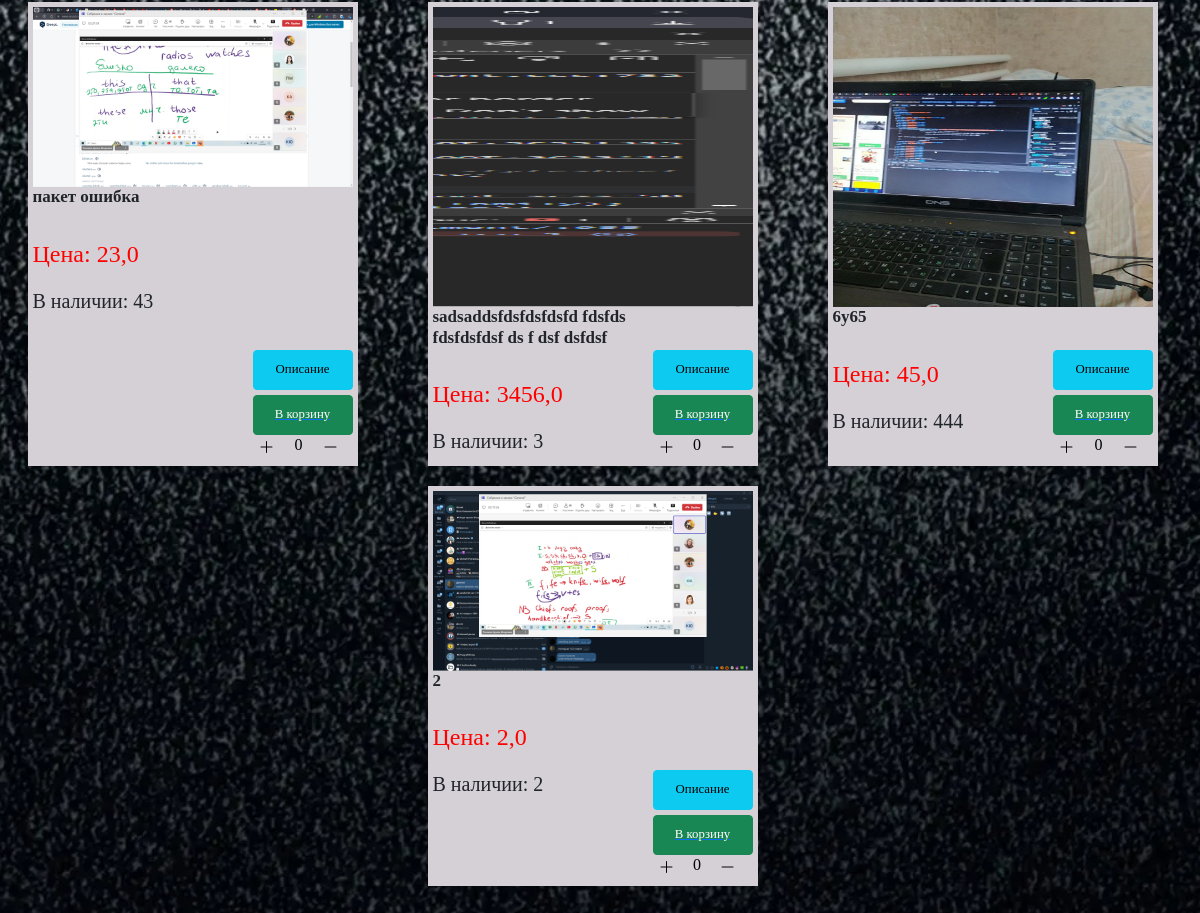
The app's page /assortment/ (lower part), older data.
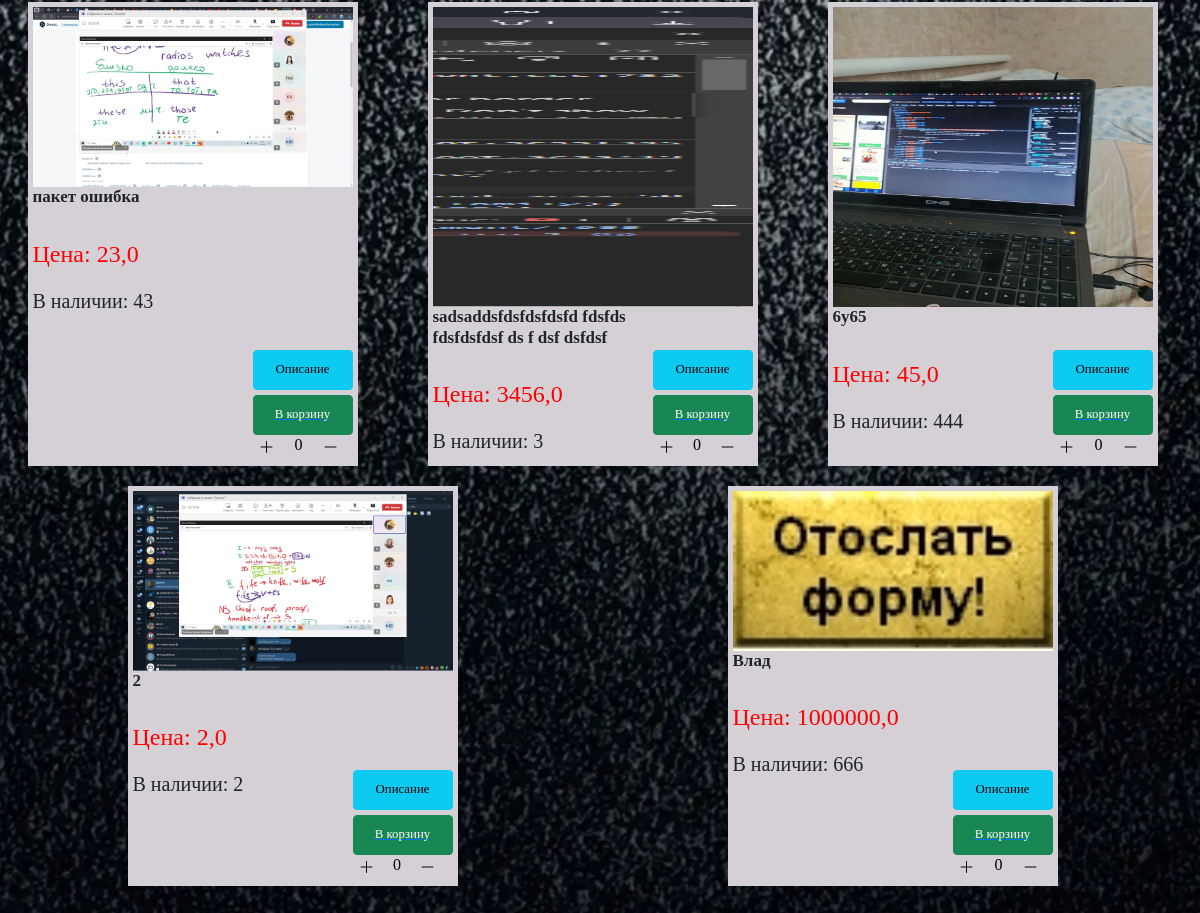
The same page, newer data.
### news/models.py (models this page shows, shortened)
class Products(models.Model):
    title = models.CharField('Название товара', max_length=200)
    price = models.FloatField('Цена товара')
    additional_info = models.TextField('Описание товара')
    image = models.ImageField('Картинка', upload_to='images')
    THEME_CHOICES = (
        ('Пакеты', 'Пакеты'),
        ('Пластиковая одноразовая посуда', 'Пластиковая одноразовая посуда'),
        ('Бумажная одноразовая посуда', 'Бумажная одноразовая посуда'),
        ('Пластиковая упаковка', 'Пластиковая упаковка'),
        ('Бумажная упаковка', 'Бумажная упаковка'),
        ('Ланч боксы и лотки', 'Ланч боксы и лотки'),
        ('Пленка и скотч', 'Пленка и скотч'),
        ('Товары хоз назначения', 'Товары хоз назначения'),
        ('Монтажные летны', 'Монтажные летны'),
        ('Сезонные товары', 'Сезонные товары'),
        ('Продукты питания', 'Продукты питания'),
        ('Бытовая химия', 'Бытовая химия'),
        ('Подарочная упаковка', 'Подарочная упаковка'),
        ('Новогодняя продукция', 'Новогодняя продукция'),
        ('Канцелярские товары', 'Канцелярские товары'),
    )
    category = models.CharField('Категория', max_length=100, choices=THEME_CHOICES)
    quantity = models.IntegerField('Штук в наличии')
    class Meta:
        verbose_name = 'Товар'
        verbose_name_plural = 'Товары'

### base/views.py (the view)
# urls.py: path('assortment/', views.assortment, name='assortment'),
def assortment(request):
    request.session['button_active'] = 'assortment'
    if 'search' in request.GET:
        query = request.GET['search']
        category = f'Результат запроса: "{query}"'
        products = []
        response = client.search_few_products(request.GET.get('search').split(), ['title', 'additional_info', 'category'])
        flag = 'true'
        for product in response:
            products.append(Products.objects.get(id=int(product[0])))
    else:
        category = request.GET.get("category", "Все товары")
        products = Products.objects.all()
        flag = 'false'
    products_ = list(Basket.objects.filter(username=request.user.username))
    products_itog = []  # id товаров из корзины
    for el in products_: # Перебираем все продукты из корзины пользователя
        product_user = Products.objects.get(id=el.id_product) # Достаем данные о товаре из общей таблицы
        products_itog.append(product_user.id)
    for el in products:
        if el.id in products_itog:
            item = Basket.objects.filter(id_product=el.id, username=request.user.username)[0]
            el.quantity_basket = item.quantity
        else:
            el.quantity_basket = 0
    return render(request, 'base/assortment.html', {'flag': flag, 'products': products, 'category': category, 'products_itog': products_itog, 'active_b': 'assortment'})

### base/templates/base/assortment.html (shortened to what this page needs)
{% extends 'base/layout.html' %}
{% load static %}
{% block content %}
    <div class="abs">
        {% for el in products %}
            {% if flag == 'true' or category == el.category or category == "Все товары" %}
                {% if el.quantity > 0 %}
                    <div class="assortment">
                        <img src="{% static 'news/' %}{{ el.image }}" onclick="openImage('{% static 'news/' %}{{ el.image }}')">
                            <div class="text_block">
                                <div class="button_asort" style="">
                                    <button class="btn btn-info" id="info" onclick="openDialog('{{ el.id }}')">
                                        <span class="text_about1">Описание</span>
                                    </button>
                                    {% if not request.user.is_authenticated %}
                                        <a href="{% url 'register' %}"><button class="btn btn-success">
                                            <span class="text_in1">В корзину</span>
                                        </button></a>
                                    {% endif %}
                                    <div class="quantity_product_a" data-id="{{ el.id }}" id="product-card" quantity="{{ el.quantity }}">
                                          <button class="increase-btn"><i class="bi bi-plus-lg"></i></button>
                                          <input id='input_{{ el.id }}' type="number" class="counter-input" value="{{ el.quantity_basket }}" min="1" max="{{el.quantity}}" data-product-id="{{ el.id }}">
                                          <button class="decrease-btn"><i class="bi bi-dash-lg"></i></button>
                                    </div>
                                </div>
                                <div class="text_info">
                                    <h3 class='title_desktop' style="">{{ el.title }}</h3><br>
                                    <h4 class="price">Цена: {{ el.price }}</h4>
                                    <h5 class="nail_desktop">В наличии: {{ el.quantity }}</h5>
                                </div>
                        </div>
                    </div>
                {% endif %}
            {% endif %}
	    {% endfor %}
    </div>
{% endblock %}

### base/templates/base/layout.html (shortened to what this page needs)
<!doctype html>
{% load static %}
<html lang="ru">
<head>
    <link rel="stylesheet" href="{% static 'base/css/main.css' %}">
    <link rel="stylesheet" href="{% static 'base/css/assortment.css' %}">
    <link rel="stylesheet" href="{% static 'base/css/as3.css' %}">
    <link rel="stylesheet" href="https://use.fontawesome.com/releases/v6.4.0/css/all.css">
    <link href="https://cdn.jsdelivr.net/npm/bootstrap@5.1.3/dist/css/bootstrap.min.css" rel="stylesheet">
    <link rel="stylesheet" href="https://cdn.jsdelivr.net/npm/bootstrap-icons@1.8.3/font/bootstrap-icons.css">
</head>
<body background="{% static 'base/img/bg.webp' %}" >
    <main>
        {% block content %}
        {% endblock %}
    </main>
</body>
</html>

### base/static/base/css/main.css (style rules this page uses)
body { font-family: "PT Sans", sans-serif; background-size: 100%; padding: 0; background-attachment: fixed; background-size: cover; background-repeat: no-repeat; background-position: center center; margin-bottom: 200px; }

### base/static/base/css/assortment.css (style rules this page uses)
.quantity_product_a { width: 35%; margin-left: auto; margin-right: 0; }
:root { --rad: .7rem; --dur: .3s; --color-dark: #2f2f2f; --color-light: #fff; --color-brand: #57bd84; --font-fam: 'Lato', sans-serif; --height: 5rem; --btn-width: 6rem; --bez: cubic-bezier(0, 0, 0.43, 1.49); }
:root { --vs-primary: 29 92 255; }
.assortment { position:relative; margin-right: 15px; display: inline-block; clear: both; width: 330px; height: auto; min-height: 400px; padding: 5px; margin-bottom: 20px; background: #d4d0d6; transition: transform .6s ease; box-sizing: border-box; }
.abs { margin-left: 450px; margin-top: 150px; margin-bottom: 100px; justify-content: space-around; display: flex; flex-wrap: wrap; }
.button_asort .btn-info, .button_asort .btn-success, .button_asort .btn-danger { margin-top: 5px; display: block; width: 100px; height: 40px; font-size: 80%; margin-left:auto; }
.assortment img { width: 100%; float: center; height: auto; max-height: 300px; }
.text_block { font-family: Comic Sans MS, Comic Sans, cursive; font-weight: bold; width: 100%; }
.text_block h3 { font-size: 17px; font-weight: bold; width: 65%; word-wrap: break-word; overflow-wrap: break-word; overflow: hidden; -webkit-line-clamp: 2; line-clamp: 2; -webkit-box-orient: vertical; }
.title_desktop { display: -webkit-box; }
.text_block h4 { color: red; width: 65%; }
.nail_desktop { margin-top: 20px; }
.counter-input { height: 20px; width: 36px; border: none; background: #4d4d4d; text-align: center; }
.decrease-btn, .increase-btn { background: #d4d0d6; border: none; }
.counter-input { -webkit-appearance: none; background: #d4d0d6; }
@media only screen and (max-width: 1200px) { .abs { margin-left: 0; } }

### base/static/base/css/as3.css (style rules this page uses)
.quantity_product_a { width: 35%; margin-left: auto; margin-right: 0; }
:root { --rad: .7rem; --dur: .3s; --color-dark: #2f2f2f; --color-light: #fff; --color-brand: #57bd84; --font-fam: 'Lato', sans-serif; --height: 5rem; --btn-width: 6rem; --bez: cubic-bezier(0, 0, 0.43, 1.49); }
:root { --vs-primary: 29 92 255; }
.assortment { position:relative; margin-right: 15px; display: inline-block; clear: both; width: 330px; height: auto; min-height: 400px; padding: 5px; margin-bottom: 20px; background: #d4d0d6; transition: transform .6s ease; box-sizing: border-box; }
.abs { margin-left: 450px; margin-top: 150px; margin-bottom: 100px; justify-content: space-around; display: flex; flex-wrap: wrap; }
.button_asort .btn-info, .button_asort .btn-success, .button_asort .btn-danger { margin-top: 5px; display: block; width: 100px; height: 40px; font-size: 80%; margin-left:auto; }
.assortment img { width: 100%; float: center; height: auto; max-height: 300px; }
.text_block { font-family: Comic Sans MS, Comic Sans, cursive; font-weight: bold; width: 100%; }
.text_block h3 { font-size: 17px; font-weight: bold; width: 65%; word-wrap: break-word; overflow-wrap: break-word; overflow: hidden; -webkit-line-clamp: 2; line-clamp: 2; -webkit-box-orient: vertical; }
.title_desktop { display: -webkit-box; }
.text_block h4 { color: red; width: 65%; }
.nail_desktop { margin-top: 20px; }
.counter-input { height: 20px; width: 36px; border: none; background: #4d4d4d; text-align: center; }
.decrease-btn, .increase-btn { background: #d4d0d6; border: none; }
.counter-input { -webkit-appearance: none; background: #d4d0d6; }
.button_asort { position: absolute; bottom: 0; right: 0; padding: 5px; }
.quantity_product_a { display: flex; margin-left: 0; }
@media only screen and (max-width: 1200px) { .abs { margin-left: 0; } }

Row changes from the older to the newer data that the page shows:
added Products: image (picture), quantity_basket "0", title "Влад", price "1000000,0", quantity "666"
